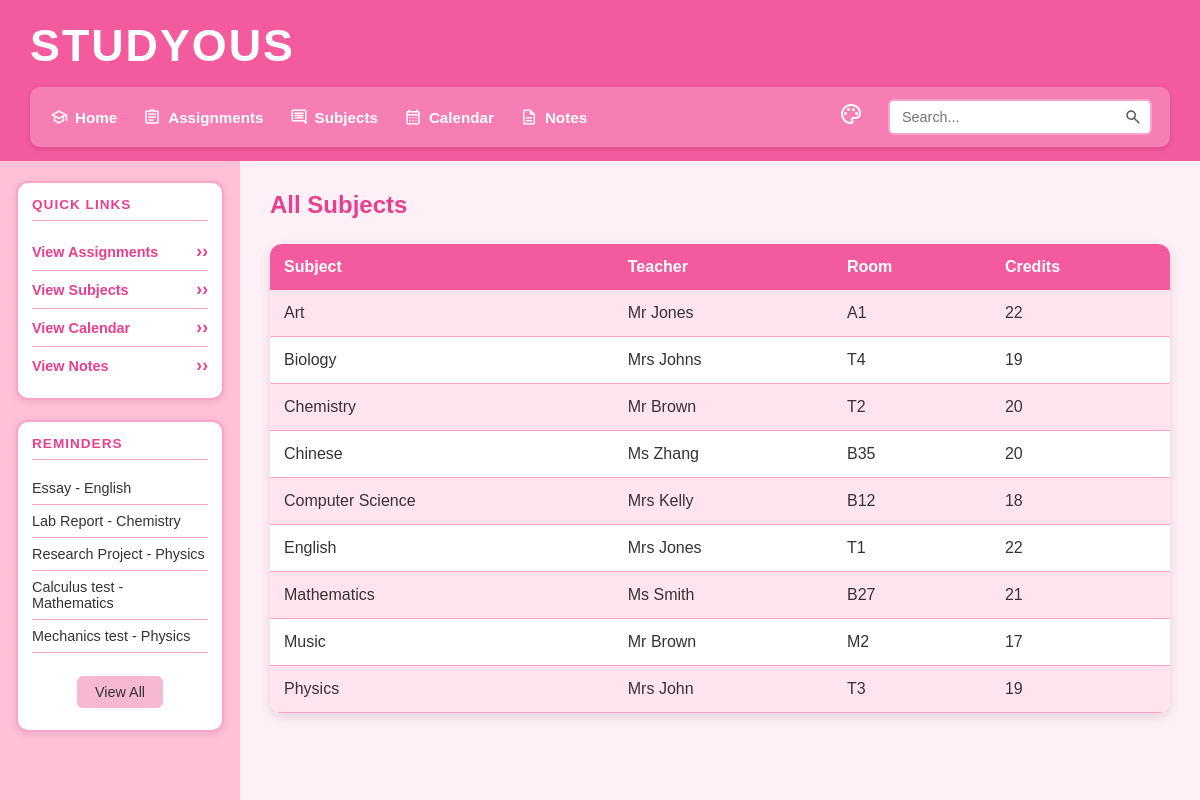
Page /subjects on the committed database.
### tables this page shows
CREATE TABLE assignments (id INTEGER PRIMARY KEY AUTOINCREMENT, subject_id INTEGER REFERENCES subjects (id) NOT NULL, user_id INTEGER REFERENCES users (id) NOT NULL, assignment_name TEXT NOT NULL, due_date TEXT (19) NOT NULL, priority TEXT NOT NULL CHECK ((priority IN ('Low', 'Medium', 'High'))), status TEXT (25) DEFAULT ('Not Started'), notes TEXT, created_at TEXT (19));

CREATE TABLE subjects (id INTEGER PRIMARY KEY AUTOINCREMENT, subject_name TEXT NOT NULL UNIQUE, teacher_name TEXT NOT NULL, room TEXT, credits INTEGER CHECK ((credits > 0)));

### main.py (the view)
@app.route("/subjects")
def subjects():
    sort = request.args.get("sort", "subject_name")
    order = request.args.get("order", "asc")
    new_order = "desc" if order == "asc" else "asc"
    subject_list = get_subjects(sort, order)
    return render_template("subjects.html", subjects=subject_list, order=new_order)

### main.py (called while the page is built)
def create_connection(db_file):
    try:
        connection = sqlite3.connect(db_file)
        return connection
    except Error as e:
        print(e)
    return None

def get_subjects(sort="subject_name", order="asc"):
    allowed_sorts = [
        "id",
        "subject_name",
        "teacher_name",
        "room",
        "credits",
    ]
    if sort not in allowed_sorts:
        sort = "subject_name"
    order = order.upper()
    if order not in ("ASC", "DESC"):
        order = "ASC"
    query = f"""
        SELECT id, subject_name, teacher_name, room, credits
        FROM subjects
        ORDER BY {sort} {order}
    """
    con = create_connection(DATABASE)
    cur = con.cursor()
    cur.execute(query)
    rows = cur.fetchall()
    con.close()
    return rows

def get_reminders():
    query = """
        SELECT assignments.id,
               assignments.assignment_name,
               subjects.subject_name,
               assignments.due_date,
               assignments.priority,
               assignments.status
        FROM assignments
        JOIN subjects
        ON assignments.subject_id = subjects.id
        WHERE assignments.status != 'Completed'
        ORDER BY assignments.due_date ASC
        LIMIT 5
    """
    con = create_connection(DATABASE)
    cur = con.cursor()
    cur.execute(query)
    rows = cur.fetchall()
    con.close()
    return rows

@app.context_processor
def inject_reminders():
    return {"reminders": get_reminders()}

### templates/subjects.html
{% extends "base.html" %}
{% block main %}
<h1 class="page-title">All Subjects</h1>
<table>
    <tbody>
        <tr>
            <th scope="col">
                <a href="/subjects?sort=subject_name&order={{ order }}">
                    Subject
                </a>
            </th>
            <th scope="col">
                <a href="/subjects?sort=teacher_name&order={{ order }}">
                    Teacher
                </a>
            </th>
            <th scope="col">
                <a href="/subjects?sort=room&order={{ order }}">
                    Room
                </a>
            </th>
            <th scope="col">
                <a href="/subjects?sort=credits&order={{ order }}">
                    Credits
                </a>
            </th>
        </tr>
        {% for row in subjects %}
        <tr>
            <td>{{ row[1] }}</td>
            <td>{{ row[2] }}</td>
            <td>{{ row[3] }}</td>
            <td>{{ row[4] }}</td>
        </tr>
        {% else %}
        <tr>
            <td colspan="4">No subjects found.</td>
        </tr>
        {% endfor %}
    </tbody>
</table>
{% endblock %}

### templates/base.html (shortened to what this page needs)
<!DOCTYPE html>
<html lang="en">
<head>
    <link type="text/css" rel="stylesheet" href="/static/css/style.css">
</head>
<body class="theme-{{ request.cookies.get('theme', 'pink') }}">
    <header class="top-header">
        <h1 class="site-title">Studyous</h1>
        <div class="header-row">
            <div class="nav-bar">
                <nav class="main-nav">
                    <ul>
                        <li>
                            <a href="/">
                                <img src="/static/images/home.svg" alt="Home" class="nav-icon">
                                Home
                            </a>
                        </li>
                        <li>
                            <a href="/assignments">
                                <img src="/static/images/assignments.svg" alt="Assignments" class="nav-icon">
                                Assignments
                            </a>
                        </li>
                        <li>
                            <a href="/subjects">
                                <img src="/static/images/subjects.svg" alt="Subjects" class="nav-icon">
                                Subjects
                            </a>
                        </li>
                        <li>
                            <a href="/calendar">
                                <img src="/static/images/calendar.svg" alt="Calendar" class="nav-icon">
                                Calendar
                            </a>
                        </li>
                        <li>
                            <a href="/notes">
                                <img src="/static/images/notes.svg" alt="Notes" class="nav-icon">
                                Notes
                            </a>
                        </li>
                    </ul>
                </nav>
                <div class="theme-menu">
                    <span class="theme-icon">
                    </span>
                </div>
                <form class="search-form" method="POST" action="/search">
                    <div class="search-box">
                        <input type="text" name="search" id="search" placeholder="Search...">
                        <button type="submit" class="search-button" aria-label="Search">
                        </button>
                    </div>
                </form>
            </div>
        </div>
    </header>
    <div class="body-container">
        <aside class="sidebar">
            <section class="sidebar-box">
                <h2>Quick Links</h2>
                <ul class="quick-links">
                    <li>
                        <a href="/assignments">View Assignments</a>
                    </li>
                    <li>
                        <a href="/subjects">View Subjects</a>
                    </li>
                    <li>
                        <a href="/calendar">View Calendar</a>
                    </li>
                    <li>
                        <a href="/notes">View Notes</a>
                    </li>
                </ul>
            </section>
            <section class="sidebar-box">
                <h2>Reminders</h2>
                <ul class="reminders">
                    {% for reminder in reminders %}
                    <li>
                        <a href="/reminders?id={{ reminder[0] }}">
                            {{ reminder[1] }} - {{ reminder[2] }}
                        </a>
                    </li>
                    {% endfor %}
                    <li>
                        <a href="/reminders" class="view-all-button">
                            View All
                        </a>
                    </li>
                </ul>
            </section>
        </aside>
        <main>
            {% block main %}{% endblock %}
        </main>
    </div>
</body>
</html>

### rows in the picture
assignments: assignment_name "Essay", subject_name "English"
assignments: assignment_name "Lab Report", subject_name "Chemistry"
assignments: assignment_name "Research Project", subject_name "Physics"
assignments: assignment_name "Calculus test", subject_name "Mathematics"
assignments: assignment_name "Mechanics test", subject_name "Physics"
subjects: subject_name "Art", teacher_name "Mr Jones", room "A1", credits "22"
subjects: subject_name "Biology", teacher_name "Mrs Johns", room "T4", credits "19"
subjects: subject_name "Chemistry", teacher_name "Mr Brown", room "T2", credits "20"
subjects: subject_name "Chinese", teacher_name "Ms Zhang", room "B35", credits "20"
subjects: subject_name "Computer Science", teacher_name "Mrs Kelly", room "B12", credits "18"
subjects: subject_name "English", teacher_name "Mrs Jones", room "T1", credits "22"
subjects: subject_name "Mathematics", teacher_name "Ms Smith", room "B27", credits "21"
subjects: subject_name "Music", teacher_name "Mr Brown", room "M2", credits "17"
subjects: subject_name "Physics", teacher_name "Mrs John", room "T3", credits "19"
